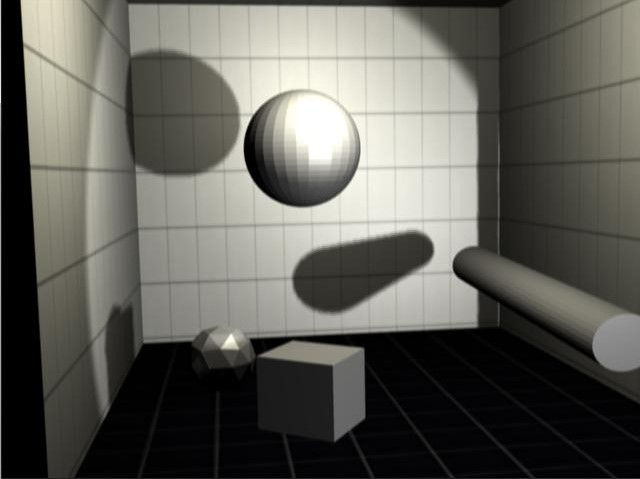
#> input picture 3/OIIS/5/left_eye.jpg, 640 x 479 px
$ python main.py
#> lines starting #> are read from the running program, lines starting #| are printed output that depends on the picture
import cv2
import numpy as np
import matplotlib.pyplot as plt

# --- 1. Загрузка изображений стереопары ---
# Укажите пути к вашим изображениям
left_image_path = 'left_eye.jpg'
right_image_path = 'right_eye.jpg'

# Читаем изображения с помощью OpenCV
left_image = cv2.imread(left_image_path)
#> left_image is the input picture: shape (479, 640, 3); mean B, G, R 89.2, 95.5, 96.2
right_image = cv2.imread(right_image_path)
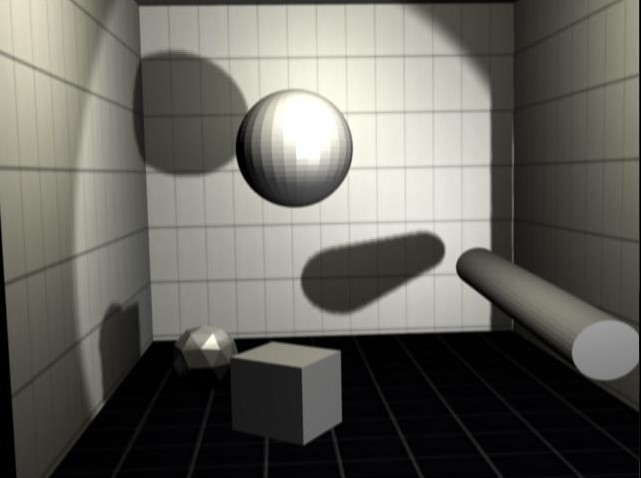
#> input picture 3/OIIS/5/right_eye.jpg, 641 x 478 px
#> right_image is the input picture: shape (478, 641, 3); mean B, G, R 94.8, 101.7, 102.4

# --- 2. Проверка и подготовка изображений ---
if left_image is None or right_image is None:
    print("Ошибка: одно или оба изображения не найдены. Проверьте пути:")
    print(f"- Левое: {left_image_path}")
    print(f"- Правое: {right_image_path}")
else:
    print("Изображения успешно загружены. Создание анаглифа...")

    # Для корректного совмещения каналов изображения должны быть одного размера.
    # Приведем размер правого изображения к размеру левого.
    height, width, _ = left_image.shape
#> height = 479; width = 640
    right_image = cv2.resize(right_image, (width, height))
#> right_image: shape (479, 640, 3)

    # --- 3. Создание анаглифного изображения ---

    # Разделяем изображения на B, G, R каналы. OpenCV хранит их в таком порядке.
    b_left, g_left, r_left = cv2.split(left_image)
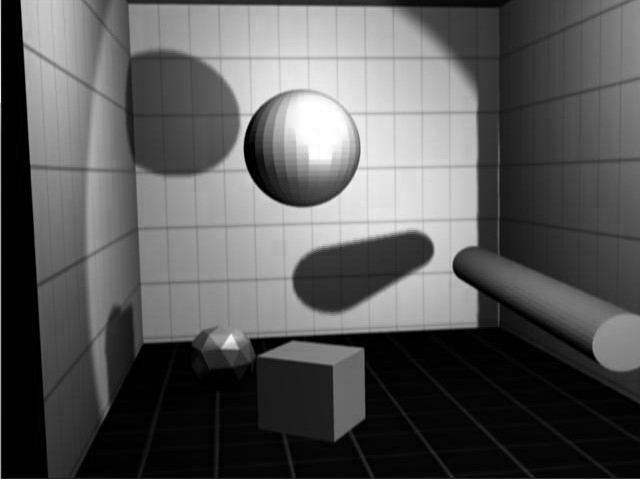
#> b_left: shape (479, 640); min 0, max 255, mean 89.2
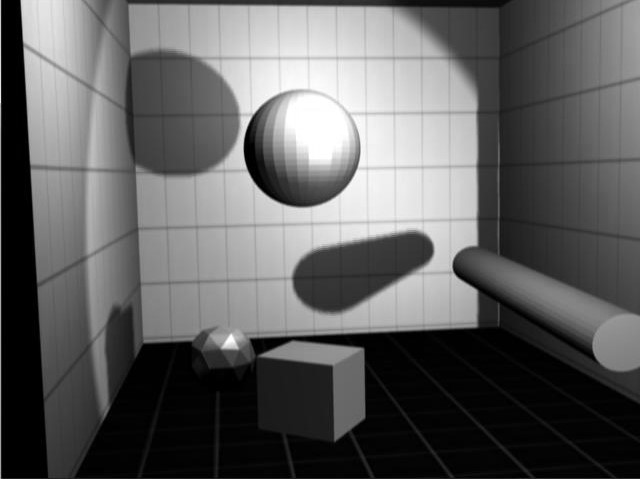
#> r_left: shape (479, 640); min 0, max 255, mean 96.2
    b_right, g_right, r_right = cv2.split(right_image)
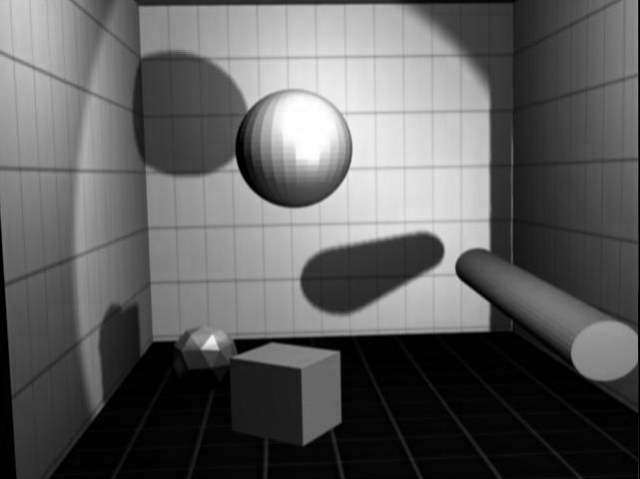
#> b_right: shape (479, 640); min 0, max 255, mean 94.7
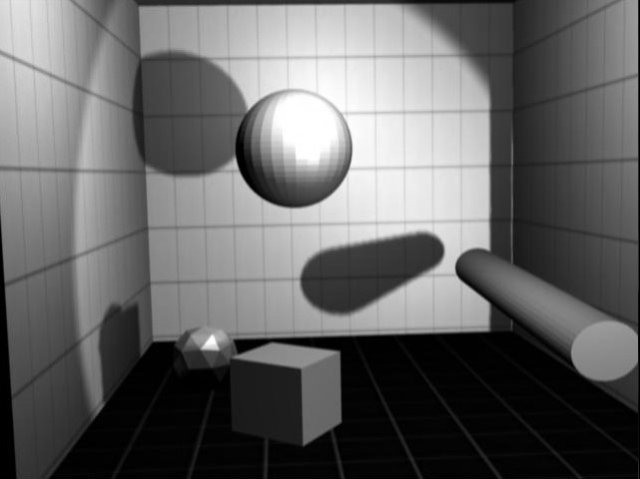
#> g_right: shape (479, 640); min 0, max 255, mean 101.6

    # Создаем анаглиф:
    # Красный канал берем из левого изображения.
    # Синий и зеленый каналы - из правого изображения.
    anaglyph_image = cv2.merge([b_right, g_right, r_left])
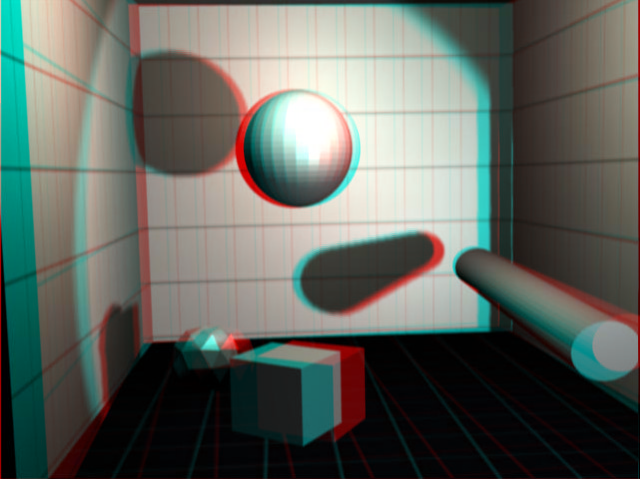
#> anaglyph_image: shape (479, 640, 3); mean B, G, R 94.7, 101.6, 96.2

    # --- 4. Отображение результатов ---
    plt.figure(figsize=(20, 7))
    plt.suptitle("Создание стереоскопического (анаглифного) изображения", fontsize=16)

    # Исходное изображение для левого глаза
    plt.subplot(1, 3, 1)
    plt.title("Левый ракурс")
    plt.imshow(cv2.cvtColor(left_image, cv2.COLOR_BGR2RGB))
    plt.axis('off')

    # Исходное изображение для правого глаза
    plt.subplot(1, 3, 2)
    plt.title("Правый ракурс")
    plt.imshow(cv2.cvtColor(right_image, cv2.COLOR_BGR2RGB))
    plt.axis('off')

    # Результат - анаглифное изображение
    plt.subplot(1, 3, 3)
    plt.title("Анаглиф (для просмотра в Red-Cyan очках)")
    plt.imshow(cv2.cvtColor(anaglyph_image, cv2.COLOR_BGR2RGB))
    plt.axis('off')

    plt.tight_layout(rect=[0, 0, 1, 0.95])

    # Сохраняем результат в файл
    cv2.imwrite("anaglyph_result.jpg", anaglyph_image)
    print("Результат сохранен в файл 'anaglyph_result.jpg'")

    plt.show()
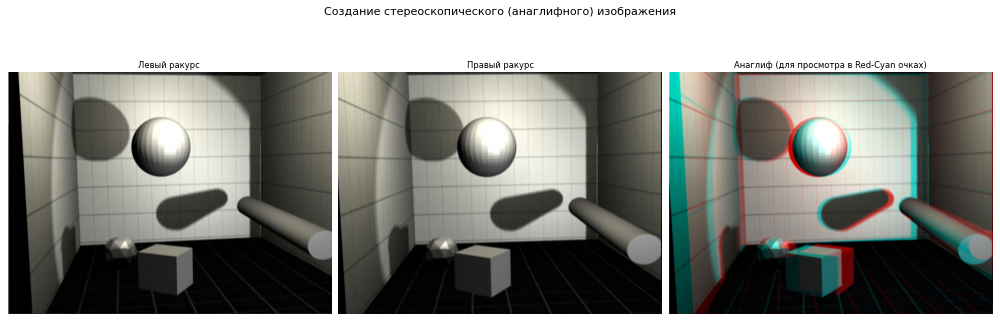
#> figure drawn by matplotlib, 3 panels
